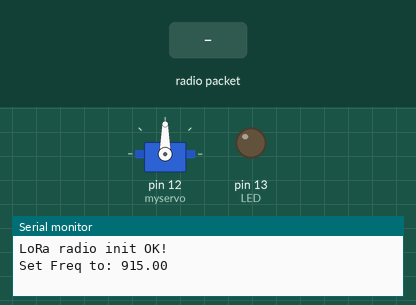
Recording of a sketch running on a simulated Arduino Uno, built with avr-gcc and run on an emulated ATmega328P. On the bench: servo, output pins drawn as LEDs (lit = HIGH), the last lines printed to the serial monitor. The test bench sets the inputs (shaded band). No radio packets arrive unless stated; pins used as bus, display or sensor lines are not drawn.

Above: at 1.3 s.
1.4 s: radio packet "1" arrives
At 2.4 s:
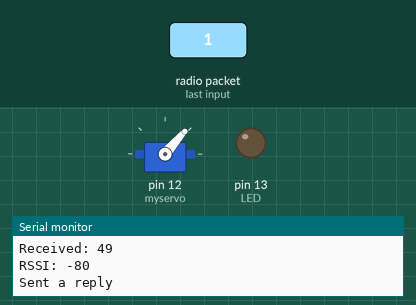
2.9 s: radio packet "0" arrives
At 3.5 s:
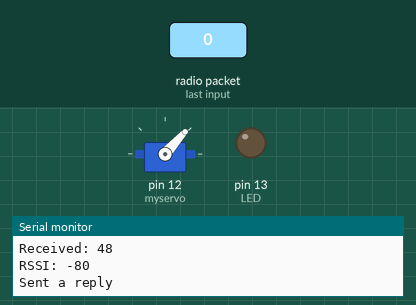
Timing chart, 0 to 5.9 s (numbered marks = the images above; inputs shaded):
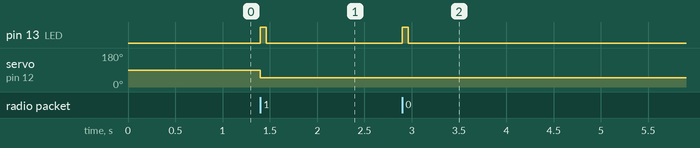

Measured:
- after the input at 1.4 s, pin 13 (LED): LOW → HIGH at once, → LOW 0.06 s later; servo on pin 12 (myservo): 90° → 49° at once
- after the input at 2.9 s, pin 13 (LED): LOW → HIGH at once, → LOW 0.06 s later; servo on pin 12 (myservo): 49° → 48° at once

The sketch:

receiver.ino
```cpp
// Feather9x_RX

#include <SPI.h>
#include <RH_RF95.h>
#include <Servo.h>

Servo myservo;

/* for Feather32u4 RFM9x */
#define RFM95_CS 8
#define RFM95_RST 4
#define RFM95_INT 7

// Set frequency
#define RF95_FREQ 915.0

// Singleton instance of the radio driver
RH_RF95 rf95(RFM95_CS, RFM95_INT);

// Blinky on receipt
#define LED 13

void setup() {
  pinMode(LED, OUTPUT);
  pinMode(RFM95_RST, OUTPUT);
  digitalWrite(RFM95_RST, HIGH);

  myservo.attach(12);

  Serial.begin(115200);
  while (!Serial) {
    delay(1);
  }
  delay(100);

  //reset
  digitalWrite(RFM95_RST, LOW);
  delay(10);
  digitalWrite(RFM95_RST, HIGH);
  delay(10);

  while (!rf95.init()) {
    Serial.println("LoRa radio init failed");
    while (1);
  }
  Serial.println("LoRa radio init OK!");

  if (!rf95.setFrequency(RF95_FREQ)) {
    Serial.println("setFrequency failed");
    while (1);
  }
  Serial.print("Set Freq to: ");
  Serial.println(RF95_FREQ);

  // The default transmitter power is 13dBm, using PA_BOOST.
  // If you are using RFM95/96/97/98 modules which uses the PA_BOOST transmitter pin, then
  // you can set transmitter powers from 5 to 23 dBm:
  rf95.setTxPower(5);
}

void loop() {
  if (rf95.available()) {
    // Should be a message for us now
    uint8_t buf[RH_RF95_MAX_MESSAGE_LEN];
    uint8_t len = sizeof(buf);

    if (rf95.recv(buf, &len)){
      int valor = buf[0];                   //Received value
      myservo.write(valor);                 //Value to servo
      digitalWrite(LED, HIGH);
      Serial.print("Received: ");
      Serial.println(valor);
      Serial.print("RSSI: ");
      Serial.println(rf95.lastRssi(), DEC);

      // Send a reply
      uint8_t data[] = "Dato recibido.";
      rf95.send(data, sizeof(data));
      rf95.waitPacketSent();
      Serial.println("Sent a reply");
      digitalWrite(LED, LOW);
    }
  }
}
```
